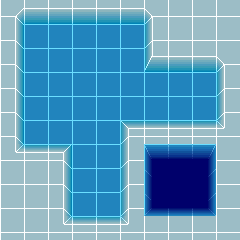

Rendered tile map (Tiled .tmx) drawn with the repository's tilesets; below, a short description and the map source with its tile grids summarised:
An orthogonal 10x10 tile map with 24x24 px tiles, 1 tile layer (Mapa) and 7 objects.

<map version="1.0" tiledversion="1.1.2" orientation="orthogonal" renderorder="right-down" width="10" height="10" tilewidth="24" tileheight="24" infinite="0" nextobjectid="16">
 <tileset firstgid="1" name="map-test" tilewidth="24" tileheight="24" spacing="1" margin="1" tilecount="288" columns="12">
  <image source="tileset_test.png" trans="ff00ff" width="300" height="600" />
 </tileset>
 <layer name="Mapa" width="10" height="10">
  <data>[100 cells, 100 non-empty, 23 distinct tile ids]</data>
 </layer>
 <objectgroup name="Colisiones">
  <object id="3" x="0" y="0" width="240" height="24" />
  <object id="5" x="144" y="0" width="96" height="72" />
  <object id="7" x="0" y="0" width="24" height="240" />
  <object id="8" x="120" y="120" width="120" height="120" />
  <object id="9" x="0" y="144" width="72" height="96" />
  <object id="13" x="48" y="216" width="96" height="24" />
  <object id="14" x="216" y="48" width="24" height="96" />
 </objectgroup>
</map>
